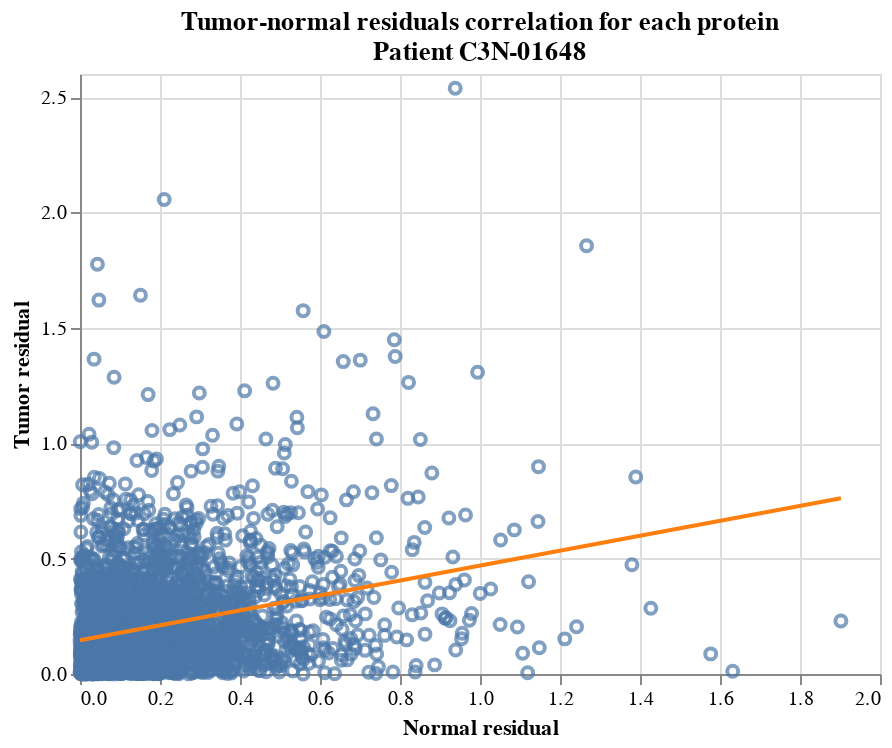

This figure's notebook cell:
### Code cell
def patient_residuals_corr_plot(res):
    """For a particular cancer type, find the correlation coefficient of tumor
    residual to normal residual for each patient in the cancer type.
    
    Parameters:
    res (pandas.DataFrame): The residuals table for the cancer type
    
    Returns:
    pandas.DataFrame: A table containing the correlation coefficient of tumor 
        residual to normal residual for each patient in the cancer type
    """
    
    # Just get the columns we need
    res = res[["Patient_ID", "Gene", "Tissue", "orth_resid"]]
    
    # Make tumor and normal residuals separate columns
    res = res.pivot_table(
        index=["Patient_ID", "Gene"],
        columns="Tissue",
        values="orth_resid",
        aggfunc=np.mean, # To handle duplicates--temp until we get Database_ID
    ).reset_index(drop=False)
    
    res.columns.name = None
    res = res[res["Patient_ID"] == "C3N-01648"]
    
    
    scatter = alt.Chart(res).mark_point().encode(
        x=alt.X(
            "Normal",
            title="Normal residual"
        ),
        y=alt.Y(
            "Tumor",
            title="Tumor residual"
        ),
    )
    
    chart = (scatter + scatter.transform_regression('Normal', 'Tumor').mark_line(color="#FF7F0E")).properties(
        title=["Tumor-normal residuals correlation for each protein", "Patient C3N-01648"]
    )
    
    return chart
    
patient_residuals_corr_plot(residuals["ccrcc"])

### Figure 1 — Vega-Lite specification as saved in the notebook (floating-point values rounded to 4 significant figures; data arrays with more than 128 entries replaced by an {"elided": "..."} marker saying what was removed)
{"config": {"view": {"continuousWidth": 400, "continuousHeight": 300}}, "layer": [{"mark": "point", "encoding": {"x": {"type": "quantitative", "field": "Normal", "title": "Normal residual"}, "y": {"type": "quantitative", "field": "Tumor", "title": "Tumor residual"}}}, {"mark": {"type": "line", "color": "#FF7F0E"}, "encoding": {"x": {"type": "quantitative", "field": "Normal", "title": "Normal residual"}, "y": {"type": "quantitative", "field": "Tumor", "title": "Tumor residual"}}, "transform": [{"on": "Normal", "regression": "Tumor"}]}], "data": {"name": "data-bc6d3f511bdadc0f89e24d0c5fb8b884"}, "title": ["Tumor-normal residuals correlation for each protein", "Patient C3N-01648"], "$schema": "https://vega.github.io/schema/vega-lite/v4.8.1.json", "datasets": {"data-bc6d3f511bdadc0f89e24d0c5fb8b884": {"elided": "3150 records"}}}
